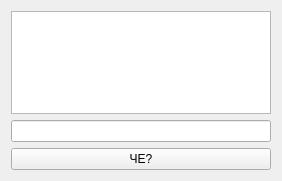
<?xml version="1.0" encoding="UTF-8"?>
<ui version="4.0">
 <class>Widget</class>
 <widget class="QWidget" name="Widget">
  <property name="geometry">
   <rect>
    <x>0</x>
    <y>0</y>
    <width>282</width>
    <height>181</height>
   </rect>
  </property>
  <property name="windowTitle">
   <string>Widget</string>
  </property>
  <layout class="QGridLayout" name="gridLayout">
   <item row="2" column="0">
    <widget class="QPushButton" name="pushButton">
     <property name="text">
      <string>ЧЕ?</string>
     </property>
    </widget>
   </item>
   <item row="0" column="0">
    <widget class="QListWidget" name="listWidget"/>
   </item>
   <item row="1" column="0">
    <widget class="QLineEdit" name="lineEdit"/>
   </item>
  </layout>
 </widget>
 <layoutdefault spacing="6" margin="11"/>
 <resources/>
 <connections/>
</ui>
